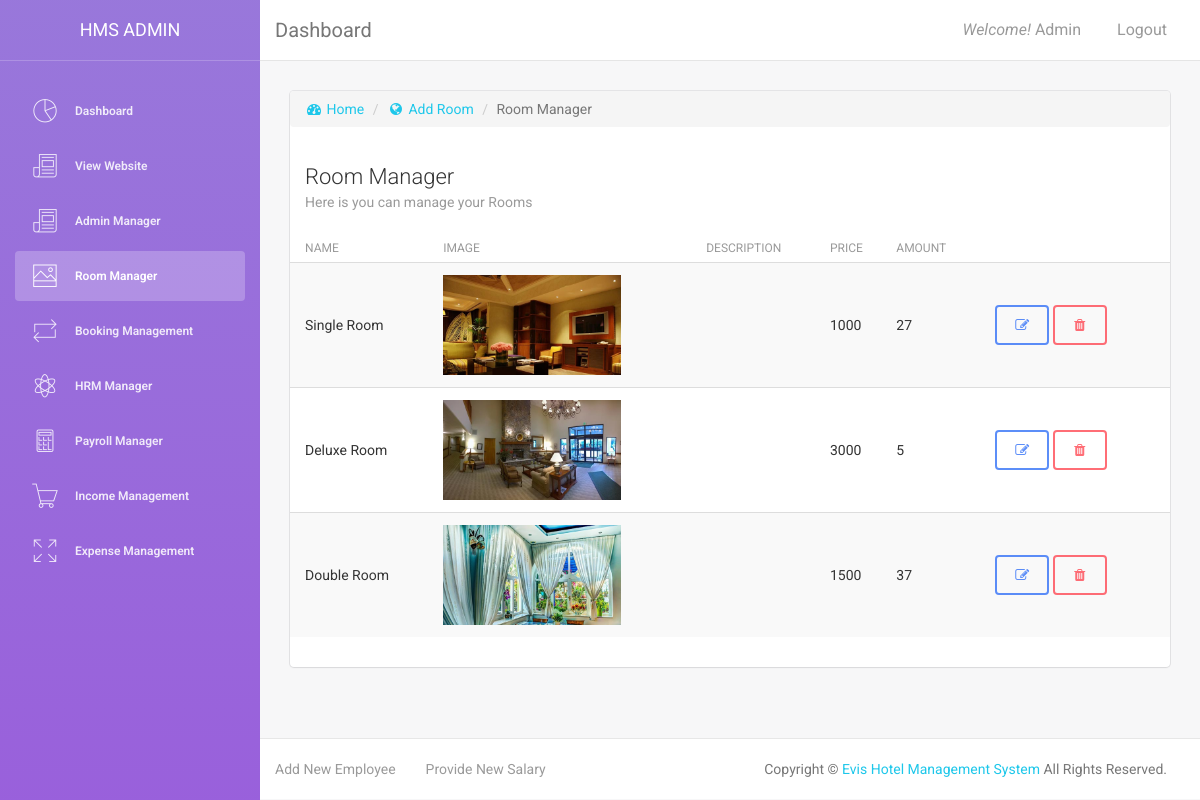
Screenshot of /admin/room_manager.php (signed in) with the database file from the repository.
### tables this page shows
CREATE TABLE `tbl_room` (
  `room_id` int(1) NOT NULL,
  `room_name` varchar(20) NOT NULL,
  `room_image` varchar(200) NOT NULL,
  `room_description` text NOT NULL,
  `room_price` float NOT NULL,
  `room_amount` int(5) NOT NULL
);

### admin/room_manager.php (the view, shortened to what this page needs)
<?php
    require '../function/db_connect.php';
    $sql = "SELECT * FROM tbl_room";
    $result = mysqli_query($conn, $sql);
?>
<!DOCTYPE html>
<html lang="en">
    <head>
        <link href="assets/css/bootstrap.min.css" rel="stylesheet" />
        <link href="assets/css/light-bootstrap-dashboard.css" rel="stylesheet"/>
        <link href="http://maxcdn.bootstrapcdn.com/font-awesome/4.2.0/css/font-awesome.min.css" rel="stylesheet">
        <link href="assets/css/pe-icon-7-stroke.css" rel="stylesheet" />
    </head>
    <body>
        <div class="wrapper">
            <div class="sidebar" data-color="purple" data-image="assets/img/sidebar-5.jpg">
                <div class="sidebar-wrapper">
                    <div class="logo">
                        <a href="dashboard.php" class="simple-text">
                            HMS Admin
                        </a>
                    </div>
                    <ul class="nav">
                        <li>
                            <a href="dashboard.php">
                                <i class="pe-7s-graph"></i>
                                <p>Dashboard</p>
                            </a>
                        </li>
                        <li>
                            <a href="../index.php" target="_blank">
                                <i class="pe-7s-news-paper"></i>
                                <p>View Website</p>
                            </a>
                        </li>
                        <li>
                            <a href="admin_manager.php">
                                <i class="pe-7s-news-paper"></i>
                                <p>Admin Manager</p>
                            </a>
                        </li>
                        <li class="active">
                            <a href="room_manager.php">
                                <i class="pe-7s-photo"></i>
                                <p>Room Manager</p>
                            </a>
                        </li>
                        <li>
                            <a href="booking_manager.php">
                                <i class="pe-7s-repeat"></i>
                                <p>Booking Management</p>
                            </a>
                        </li>
                        <li>
                            <a href="hrm_manager.php">
                                <i class="pe-7s-science"></i>
                                <p>HRM Manager</p>
                            </a>
                        </li>
                        <li>
                            <a href="payroll_manager.php">
                                <i class="pe-7s-calculator"></i>
                                <p>Payroll Manager</p>
                            </a>
                        </li>
                        <li>
                            <a href="income_manager.php">
                                <i class="pe-7s-cart"></i>
                                <p>Income Management</p>
                            </a>
                        </li>
                        <li>
                            <a href="expense_manager.php">
                                <i class="pe-7s-expand1"></i>
                                <p>Expense Management</p>
                            </a>
                        </li>
                    </ul>
                </div>
            </div>
            <div class="main-panel">
                <nav class="navbar navbar-default navbar-fixed">
                    <div class="container-fluid">
                        <div class="navbar-header">
                            <a class="navbar-brand" href="#">Dashboard</a>
                        </div>
                        <div class="collapse navbar-collapse">
                            <ul class="nav navbar-nav navbar-right">
                                <li>
                                    <a href="dashboard.php">
                                        <i>Welcome! </i> <?php echo $_SESSION["admin_name"] ?>
                                    </a>
                                </li>
                                <li>
                                    <a href="../function/logout.php">
                                        Logout
                                    </a>
                                </li>
                            </ul>
                        </div>
                    </div>
                </nav>
                <div class="content">
                    <div class="content">
                        <div class="container-fluid">
                            <div class="row">
                                <div class="col-md-12">
                                    <div class="card">
                                        <ol class="breadcrumb">
                                            <li><a href="index.php"><i class="fa fa-dashboard"></i> Home</a></li>
                                            <li><a href="add_room.php"><i class="fa fa-globe"></i> Add Room</a></li>
                                            <li class="active">Room Manager</li>
                                        </ol>
                                        <div class="header">
                                            <h4 class="title">Room Manager</h4>
                                            <p class="category">Here is you can manage your Rooms</p>
                                        </div>
                                        <div class="content table-responsive table-full-width">
                                            <table class="table table-hover table-striped">
                                                <thead>
                                                <th>Name</th>
                                                <th>Image</th>
                                                <th>Description</th>
                                                <th>Price</th>
                                                <th>Amount</th>
                                                </thead>
                                                <tbody>
                                                    <?php
                                                    while ($row = mysqli_fetch_assoc($result)) {
                                                        ?>
                                                        <tr>
                                                            <td><?php echo $row['room_name'] ?></td>
                                                            <td><img src="<?php echo $row['room_image'] ?>" style="max-width: 200px; max-height: 100px;" /></td>
                                                            <td><?php echo $row['room_description'] ?></td>
                                                            <td><?php echo $row['room_price'] ?></td>
                                                            <td><?php echo $row['room_amount'] ?></td>
                                                            <td>
                                                                <a href="edit_room.php?id=<?php echo $row['room_id'] ?>" class="btn btn-primary" data-toggle="tooltip" title="Edit Room"><i class="fa fa-pencil-square-o"></i></a>
                                                                <a href="../function/delete_room.php?id=<?php echo $row['room_id'] ?>" class="btn btn-danger" data-toggle="tooltip" title="Delete Room" onclick="return check_delete();"><i class="fa fa-trash"></i></a>
                                                            </td>
                                                        </tr>
                                                    <?php } ?>
                                                </tbody>
                                            </table>
                                        </div>
                                    </div>
                                </div>
                            </div>
                        </div>
                    </div>
                </div>
                <footer class="footer">
                    <div class="container-fluid">
                        <nav class="pull-left">
                            <ul>
                                <li>
                                    <a href="add_employee.php">
                                        Add New Employee
                                    </a>
                                </li>
                                <li>
                                    <a href="add_salary.php">
                                        Provide New Salary
                                    </a>
                                </li>
                            </ul>
                        </nav>
                        <p class="copyright pull-right">
                            Copyright &copy; <a href="">Evis Hotel Management System</a> All Rights Reserved.
                        </p>
                    </div>
                </footer>
            </div>
        </div>
    </body>
</html>

### rows the page displays
tbl_room: room_name "Single Room", room_image (picture), room_price "1000", room_amount "27"
tbl_room: room_name "Deluxe Room", room_image (picture), room_price "3000", room_amount "5"
tbl_room: room_name "Double Room", room_image (picture), room_price "1500", room_amount "37"

### other values shown
$_SESSION["admin_name"] "Admin"
